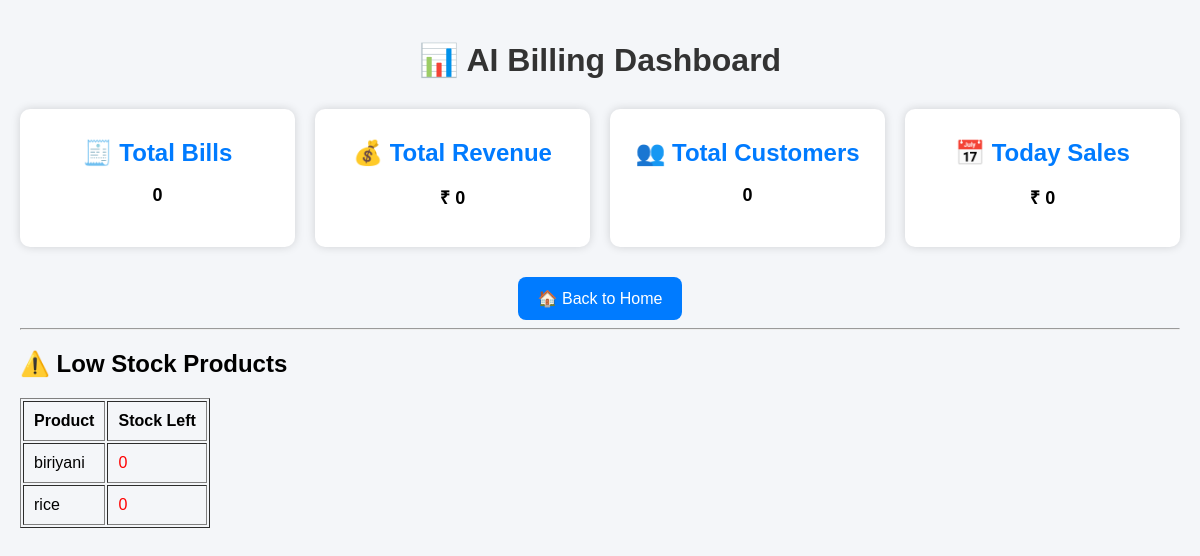
/dashboard, run on the app's committed database.
### app.py (models this page shows)
class Product(db.Model):
    id = db.Column(db.Integer, primary_key=True)
    product_name = db.Column(db.String(100), nullable=False)
    price = db.Column(db.Float, nullable=False)
    stock = db.Column(db.Integer, nullable=False)

### app.py (the view)
@app.route("/dashboard")
def dashboard():
    bills = Bill.query.all()
    total_bills = len(bills)
    total_revenue = sum(bill.total for bill in bills)
    total_customers = len(set(bill.mobile for bill in bills))
    today_sales = total_revenue
    low_stock = Product.query.filter(Product.stock <= 5).all()
    return render_template(
        "dashboard.html",
        today_sales=today_sales,
        total_bills=total_bills,
        total_revenue=total_revenue,
        total_customers=total_customers,
        low_stock=low_stock
    )

### templates/dashboard.html (shortened to what this page needs)
<!DOCTYPE html>
<html>
<head>
</head>
<body>
<h1>📊 AI Billing Dashboard</h1>
<div class="cards">
    <div class="card">
        <h2>🧾 Total Bills</h2>
        <p>{{ total_bills }}</p>
    </div>
    <div class="card">
        <h2>💰 Total Revenue</h2>
        <p>₹ {{ total_revenue }}</p>
    </div>
    <div class="card">
        <h2>👥 Total Customers</h2>
        <p>{{ total_customers }}</p>
    </div>
    <div class="card">
        <h2>📅 Today Sales</h2>
        <p>₹ {{ today_sales }}</p>
    </div>
</div>
<div class="center">
    <a href="/" class="btn">🏠 Back to Home</a>
</div>
<hr>
<h2>⚠️ Low Stock Products</h2>
{% if low_stock %}
<table border="1" cellpadding="10">
    <tr>
        <th>Product</th>
        <th>Stock Left</th>
    </tr>
    {% for product in low_stock %}
    <tr>
        <td>{{ product.product_name }}</td>
        <td style="color:red;">
            {{ product.stock }}
        </td>
    </tr>
    {% endfor %}
</table>
{% else %}
<p style="color:green;">
    ✅ All products have sufficient stock.
</p>
{% endif %}
</body>
</html>

### templates/dashboard.html (style rules this page uses)
body { font-family: Arial, sans-serif; background:#f4f6f9; margin:0; padding:20px; }
h1 { text-align:center; color:#333; }
.cards { display:grid; grid-template-columns:repeat(auto-fit,minmax(220px,1fr)); gap:20px; margin-top:30px; }
.card { background:white; padding:20px; border-radius:10px; text-align:center; box-shadow:0 0 10px rgba(0,0,0,0.15); }
.card h2 { margin:10px 0; color:#007bff; }
.card p { font-size:18px; font-weight:bold; }
.btn { display:inline-block; margin-top:30px; background:#007bff; color:white; text-decoration:none; padding:12px 20px; border-radius:8px; }
.center { text-align:center; }

### data on the page
Product: product_name "biriyani", stock "0"
Product: product_name "rice", stock "0"

### other printed values
{{ total_bills }} "0"
{{ total_revenue }} "0"
{{ total_customers }} "0"
{{ today_sales }} "0"
